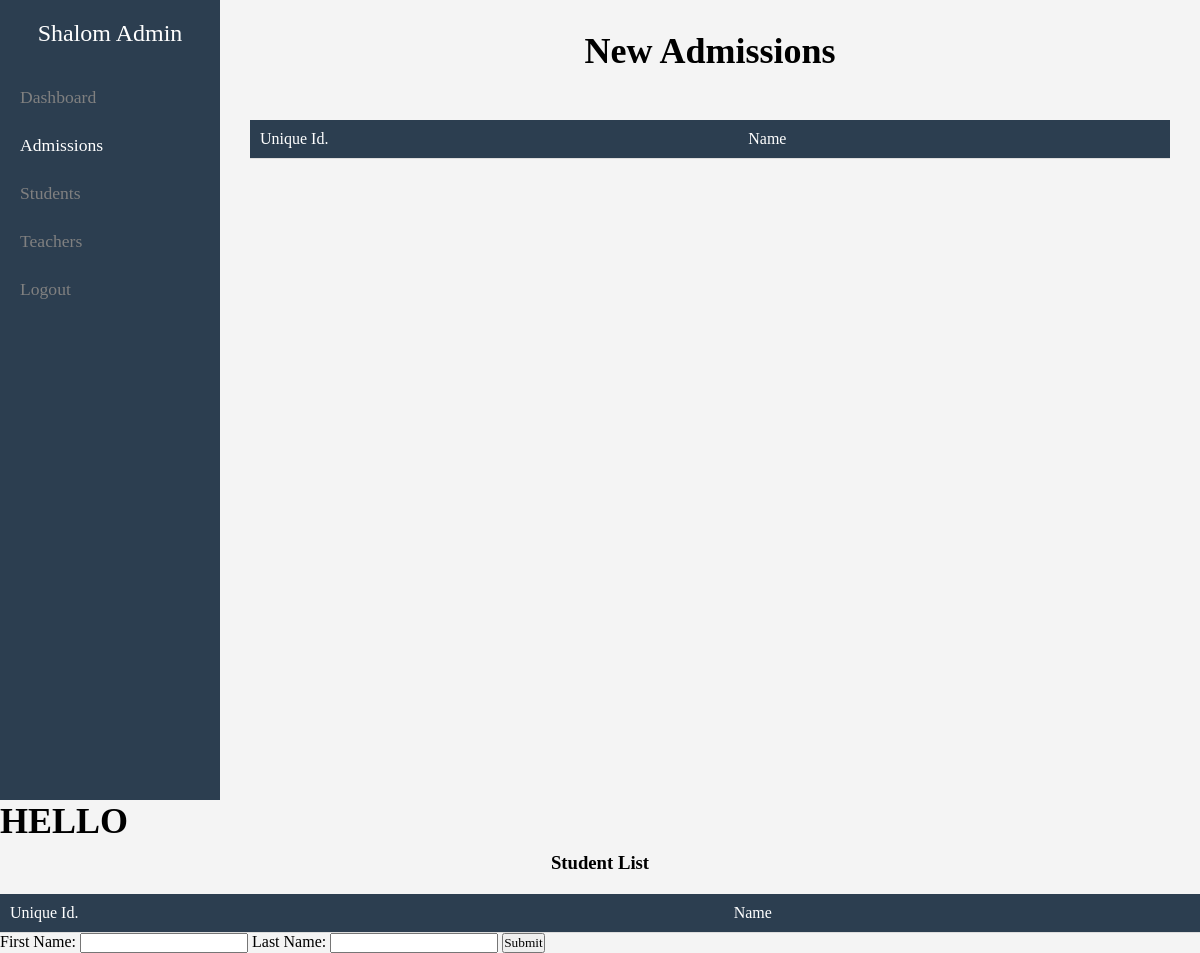
The app's page /administrator/adminpage/admission/, older data.
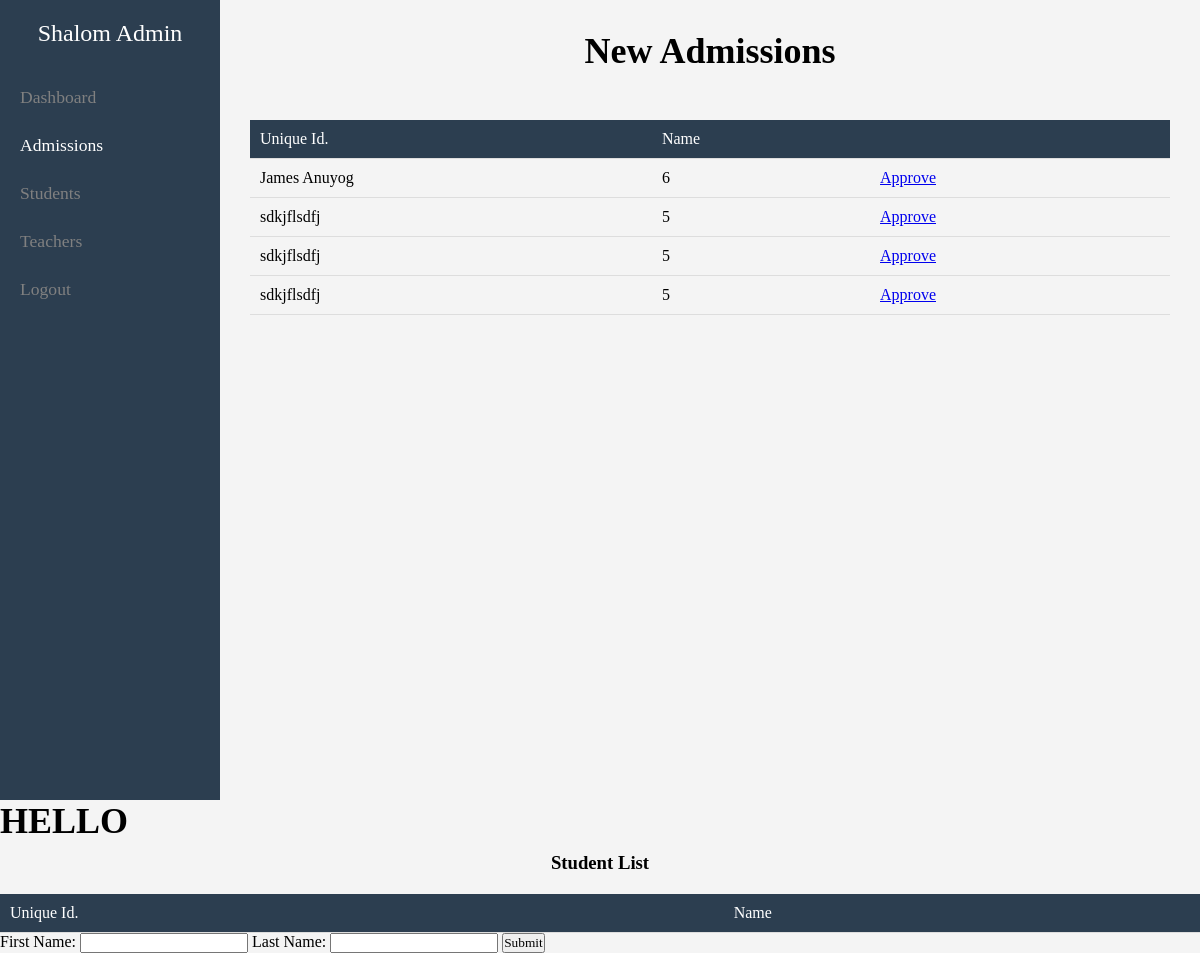
The same page, newer data.
### school/models.py (models this page shows, shortened)
class Admission(models.Model):
    class_admission = models.CharField(max_length=2)
    name = models.CharField(max_length=100)
    dob = models.DateField(max_length=8)
    gender = models.CharField(max_length=4)
    place_of_birth = models.CharField(max_length=100)
    nationality  = models.CharField(max_length=50)
    p_number  = models.CharField(max_length=10)
    aadhaar  = models.CharField(max_length=12)
    bpl  = models.CharField(max_length=3)
    father_name   = models.CharField(max_length=50)
    father_number = models.CharField(max_length=10)
    father_occupation  = models.CharField(max_length=50)
    mother_name  = models.CharField(max_length=50)
    mother_number = models.CharField(max_length=10)
    mother_occupation = models.CharField(max_length=50)
    income = models.CharField(max_length=12)
    sibling_name1 = models.CharField(max_length=50)
    sibling_class1 = models.CharField(max_length=50)
    sibling_relation1 = models.CharField(max_length=50)
    address = models.CharField(max_length=50)
    distance = models.CharField(max_length=50)
    city = models.CharField(max_length=50)
    district = models.CharField(max_length=50)
    state = models.CharField(max_length=50)
    pincode = models.CharField(max_length=50)
    religion = models.CharField(max_length=50)
    category = models.CharField(max_length=50)

### administrator/views.py (the view)
# urls.py: path('adminpage/admission/', views.admission_dash, name="admission_dash"),
def admission_dash(request):
    admission = Admission.objects.all
    return render(request, 'admission_page.html', {'admission': admission})

### administrator/templates/admission_page.html (shortened to what this page needs)
<!DOCTYPE html>
<html lang="en">
<head>
    <link rel="stylesheet" href="style.css">
</head>
<body>
    <div class="container">
        <aside class="sidebar">
            <h2>Shalom Admin</h2>
            <ul>
                <li ><a href="{% url 'adminpage' %}" >Dashboard</a></li>
          <li><a href="{% url 'admission_dash' %}"class="main_file">Admissions</a></li>
          <li><a href="{% url 'student' %}">Students</a></li>
                <li><a href="{% url 'teacher' %}">Teachers</a></li>
                <li><a href="{% url 'logout' %}">Logout</a></li>
            </ul>
        </aside>
        <main class="main-content">
            <header>
                <h1>New Admissions</h1>
            </header>
    <table>
        <tr>
            <th>Unique Id.</th>
            <th>Name</th>
            <th></th>
        </tr>
        {% for student in admission %}
        <tr>
            <td>{{ student.name }}</td>
            <td>{{ student.class_admission }}</td>
            <td> <a href="{% url 'approve_admission' student.id %}" class="btn btn-success">Approve</a>
            </td>
        </tr>
        {% endfor %}
    </table>
        </main>
    </div>
</body>
</html>
<h1>HELLO</h1>
    <h3>Student List </h3>
    <table>
        <tr>
            <th>Unique Id.</th>
            <th>Name</th>
        </tr>
    </table>
<form action="#" method="post" action={% url 'adminpage' %}>
            <label for="fname">First Name:</label>
            <input type="text" id="fname" name="fname" required>
            <label for="lname">Last Name:</label>
            <input type="text" id="lname" name="lname" required>
            <button type="submit">Submit</button>

Row changes from the older to the newer data that the page shows:
added Admission: name "James Anuyog", class_admission "6"
added Admission: name "sdkjflsdfj", class_admission "5"
added Admission: name "sdkjflsdfj", class_admission "5"
added Admission: name "sdkjflsdfj", class_admission "5"
